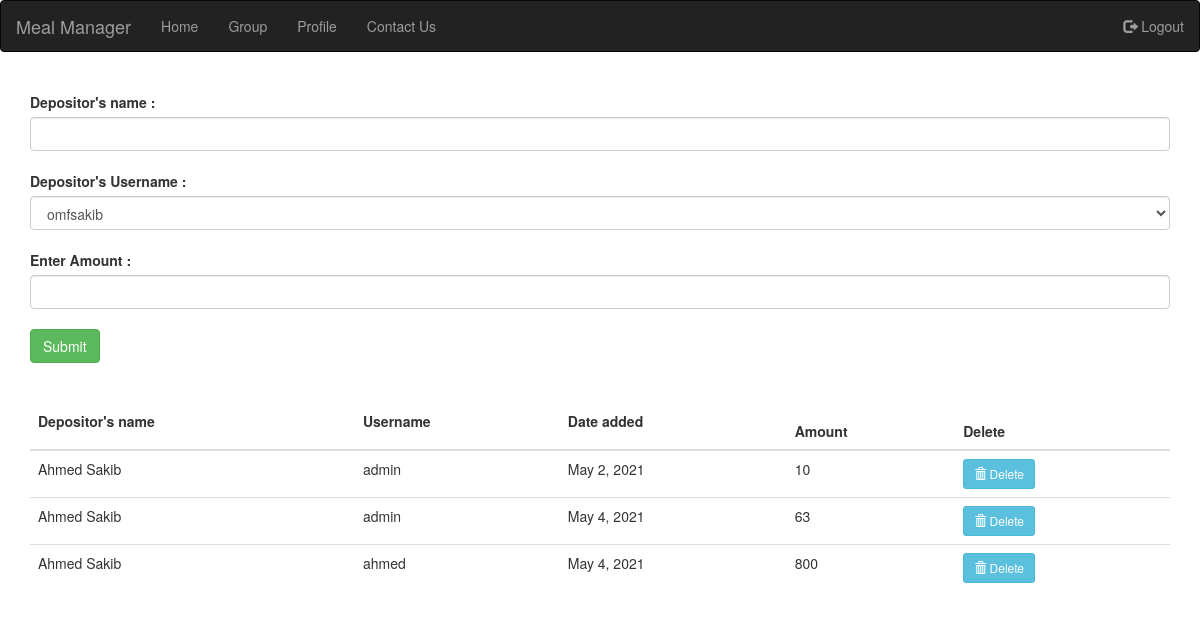
/cashdeposit/ (signed in), run on an earlier commit of the app's database.
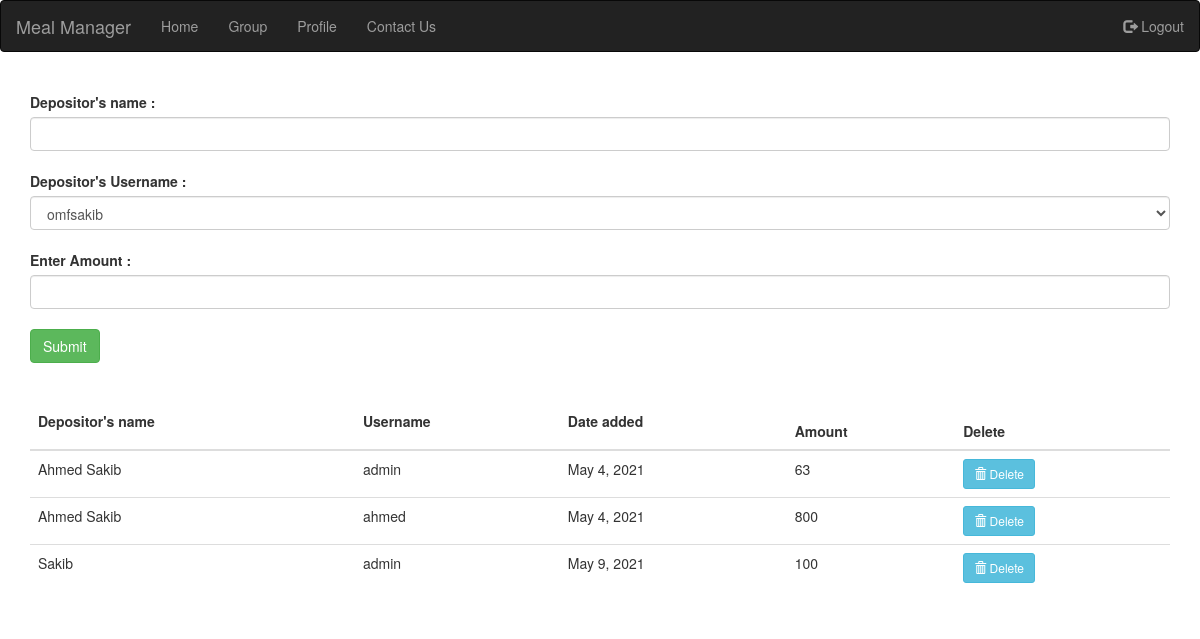
And on a later commit of the database.
### cashdeposit/models.py (models this page shows, shortened)
class CashDeposit(models.Model):
    cashdeposit = models.CharField(max_length=100)
    user = models.ForeignKey(User,on_delete=models.CASCADE)
    date = models.DateField(auto_now=True)
    amount = models.IntegerField(default=0)

### cashdeposit/views.py (the view, shortened to what this page needs)
# urls.py: path('',cashdeposit.as_view(),name='cashdeposit'),
class cashdeposit(TemplateView):
    template_name = 'cashdeposit/cashdeposit.html'
    def get(self, request):
        form = CashDepositForm()
        cashdeposits = CashDeposit.objects.all()
        friend = Friend.objects.get(current_user=request.user)
        friends = friend.users.all()
        args = {'form':form,'cashdeposits':cashdeposits,'friends':friends}
        return render(request, self.template_name,args)

### cashdeposit/forms.py
class CashDepositForm(forms.ModelForm):
    cashdeposit = forms.CharField()
    amount = forms.IntegerField()
    class Meta:
        model = CashDeposit
        fields = ('cashdeposit','amount','user')

### cashdeposit/templates/cashdeposit/cashdeposit.html (shortened to what this page needs)
{% extends 'base.html' %}
{% load widget_tweaks %}
{% block body %}
    <section id="cashdeposit">
        <div class="cashdeposit">
            <div class="container">
                <div class="cashdeposit_up">
                    <form method="post" class="form">
                        <p>
                            <label>Depositor's name :</label>
                            {{ form.cashdeposit|add_class:'form-control'}}
                        </p>
                       <p>
                            <label>Depositor's Username :</label>
                            <select class="form-control" name="user" required>
                                <option value="{{ request.user.id }}">{{ request.user.username }}</option>
                            </select></p>
                        <p>
                            <label>Enter Amount :</label>
                            {{ form.amount|add_class:'form-control'}}
                        </p>
                        <button type="submit" class="btn btn-success">Submit</button>
                    </form>
                </div>
                <div class="cashdeposit_down">
                    <table class="table">
                        <thead class="thead-light">
                            <tr>
                                <th scope="col"> <p>Depositor's name</p> </th>
                                <th scope="col"> <p>Username</p> </th>
                                <th scope="col"> <p>Date added</p> </th>
                                <th scope="col">Amount</th>
                                <th scope="col">Delete</th:>
                            </tr>
                        </thead>
                        <tbody>
                            {% for cashdeposit in cashdeposits %}
                            <tr>
                                <td>{{ cashdeposit.cashdeposit }}</td>
                                <td>{{ cashdeposit.user }}</td>
                                <td> {{ cashdeposit.date }} </td>
                                <td>{{ cashdeposit.amount }}</td>
                                <td><a href="{% url 'cashdeposit:delete_cashdeposit' cashdeposit.id %}" class="btn btn-info btn-sm">
                                    <span class="glyphicon glyphicon-trash"></span> Delete
                                  </a></td>
                            </tr>
                            {% endfor %}
                        </tbody>
                    </table>
                </div>
            </div>
        </div>
    </section>
{% endblock %}

### accounts/templates/base.html (shortened to what this page needs)
<!DOCTYPE html>
 <html lang="en">
    <head>
        {% load static %}
        <link rel="stylesheet" href="{% static 'accounts/css/bootstrap.min.css' %}"/>
        <link rel="stylesheet" href="https://maxcdn.bootstrapcdn.com/bootstrap/3.4.1/css/bootstrap.min.css">
        <link href="{% static 'accounts/css/font-awesome/css/font-awesome.min.css' %}" rel="stylesheet" type="text/css" >
        <link rel="stylesheet" href="{% static 'accounts/css/style.css' %}" />
        <body>
            {% if user.is_authenticated %}
            <nav class="navbar navbar-inverse">
                <div class="container-fluid">
                  <div class="navbar-header">
                    <a class="navbar-brand" href="{% url 'home:home' %}">Meal Manager</a>
                  </div>
                  <ul class="nav navbar-nav">
                    <li class=><a href="{% url 'home:home' %}">Home</a></li>
                    <li class=><a href="{% url 'groups:groups' %}">Group</a></li>
                    <li><a href="{% url 'accounts:view_profile' %}">Profile</a></li>
                    <li><a href="#">Contact Us</a></li>
                  </ul>
                  <ul class="nav navbar-nav navbar-right">
                    <li><a href="{% url 'accounts:logout' %}"><span class="glyphicon glyphicon-log-out"></span> Logout</a></li>
                  </ul>
                </div>
              </nav>
              {% endif %}
            <div class="container-fluid">
                {% block body %}{% endblock %}
            </div>
    </body>
    </html>

### accounts/static/accounts/css/style.css (style rules this page uses)
.navbar { margin-bottom: 0 !important; }
.cashdeposit_up { margin-top: 40px; margin-bottom: 40px; }
.cashdeposit_up .form input, .cashdeposit_up .form select { margin-bottom: 20px; }

What changed in the data, as far as the page shows it:
removed CashDeposit: cashdeposit "Ahmed Sakib", user "admin", date "May 2, 2021", amount "10"
added CashDeposit: cashdeposit "Sakib", user "admin", date "May 9, 2021", amount "100"
